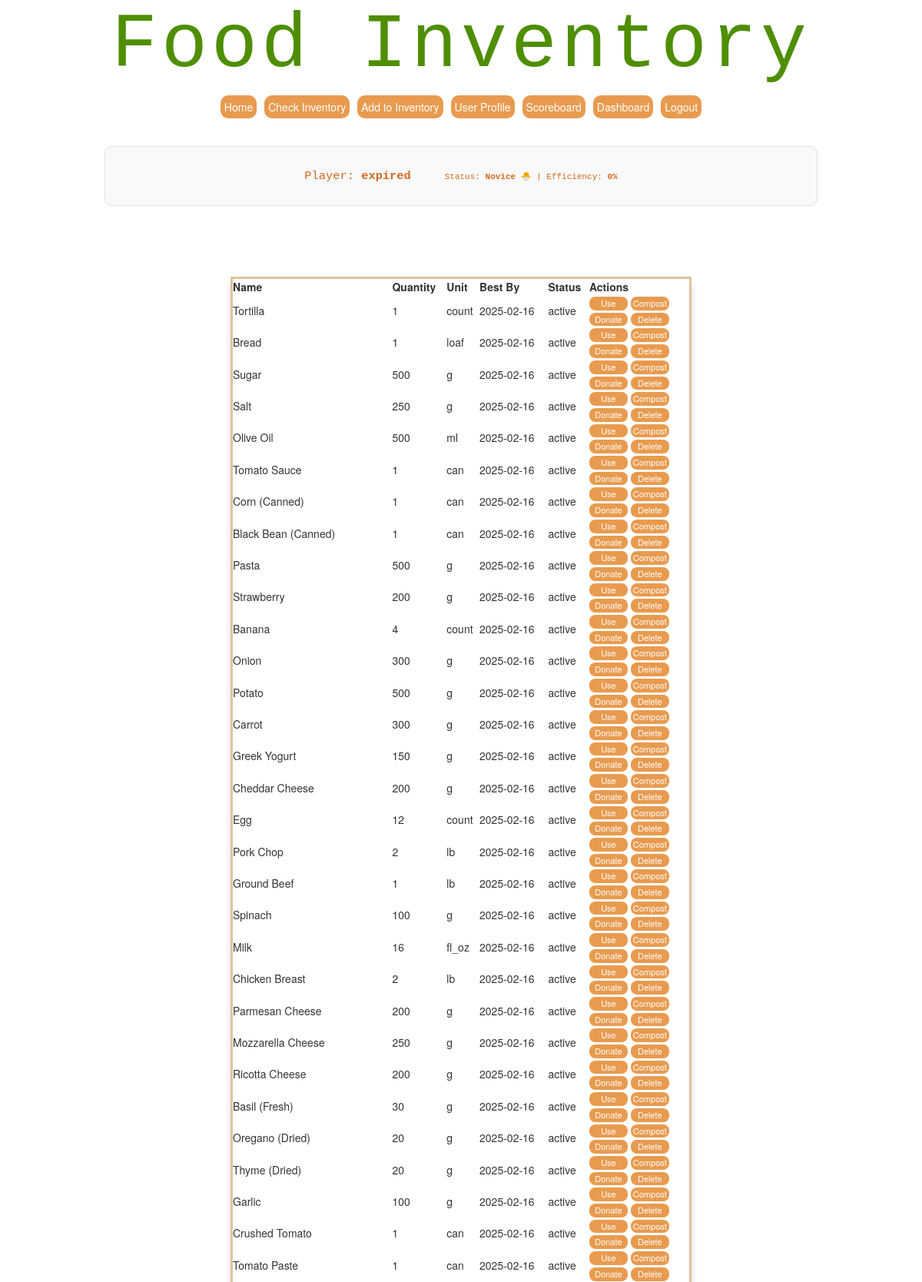
/inventory (signed in, upper part), run on the app's committed database.
### tables this page shows
CREATE TABLE players (
    id INTEGER PRIMARY KEY AUTOINCREMENT,
    name TEXT NOT NULL,
    username TEXT NOT NULL UNIQUE,
    password_hash TEXT NOT NULL,
    profile_picture TEXT,
    food_allergies TEXT "", 
    dietary_needs TEXT "",
    score REAL NOT NULL DEFAULT 0
, total_value_acquired REAL DEFAULT 0.0, total_value_saved REAL DEFAULT 0.0);

CREATE TABLE inventory (
    id INTEGER PRIMARY KEY AUTOINCREMENT,
    player_id INTEGER NOT NULL,
    name TEXT NOT NULL,
    category TEXT NOT NULL,
    quantity INTEGER NOT NULL,
    unit TEXT NOT NULL,
    measurement_type TEXT NOT NULL,
    quantity_grams REAL,
    quantity_ml REAL,
    purchase_date TEXT,
    best_by TEXT NOT NULL,
    raw_meat BOOLEAN DEFAULT 0,
    perishable BOOLEAN DEFAULT 1,
    opened BOOLEAN DEFAULT 0,
    donation_allowed BOOLEAN DEFAULT 1,
    decomposition_flag BOOLEAN DEFAULT 0,
    price REAL NOT NULL,
    status TEXT NOT NULL DEFAULT 'active',
    FOREIGN KEY (player_id) REFERENCES players(id)
);

### src/app.py (the view, shortened to what this page needs)
@app.route("/inventory",methods=["GET", "POST"])
@login_required
def inventory_page():
    from openrouterllm import Ai_Chat   #importing everything from openrouterllm
    from validator import recipe_validator #importing everything from openrouterllm
    player_id = session["player_id"]
    db = get_db()
    current_player = db.execute(
        "SELECT * FROM players WHERE id = ?", (player_id,)
    ).fetchone()
    items = db.execute(
        "SELECT * FROM inventory WHERE player_id = ? ORDER BY best_by ASC",
        (player_id,)
    ).fetchall()
    acquired = current_player['total_value_acquired'] or 0
    saved = current_player['total_value_saved'] or 0
    efficiency = (saved / acquired * 100) if acquired > 0 else 0
    tier = get_sustainability_tier(efficiency)
    Response = None     #So errors dont occur
    db.close()
    return render_template(
        "InventoryPage.html",
        items=items,
        current_player=current_player,
        Response=Response,
        efficiency=round(efficiency, 1),
        tier=tier
    )

### src/app.py (called while the page is built)
def get_db():
    conn = sqlite3.connect("src/instance/inventory.db")
    conn.row_factory = sqlite3.Row
    return conn

def get_sustainability_tier(efficiency):
    if efficiency >= 90: return "Eco-Legend 🏆"
    if efficiency >= 75: return "Eco-Warrior 🛡️"
    if efficiency >= 50: return "Apprentice 🌱"
    return "Novice 🐣"

def login_required(f):
    from functools import wraps
    @wraps(f)
    def wrapper(*args, **kwargs):
        if "player_id" not in session:
            return redirect("/login")
        return f(*args, **kwargs)
    return wrapper

### src/templates/InventoryPage.html (shortened to what this page needs)
{% extends '0-MainPageSetup.html' %}
{% block head %}
<link rel="stylesheet" href="{{ url_for('static', filename='css/homestyle.css') }}">
{% endblock %}
{% block body %}
<div class="welcome1">
    <h1>Food Inventory</h1>
    {% include 'Menu.html' %}
</div>
<div class="body">
    <center style="background: #f8f9fa; padding: 15px; border-radius: 10px; margin-bottom: 20px; border: 1px solid #e0e0e0;">
        <p class="text" style="font-size: 1.1em; margin: 0;">
            Player: <strong>{{ current_player.name }}</strong>
        </p>
        <p class="text" style="margin: 5px 0 0 0;">
            Status: <strong>{{ tier }}</strong> | Efficiency: <strong>{{ efficiency }}%</strong>
        </p>
    </center>
</div>
<div class="body">
    <div class="table-container">
        <table class="kawaii-table-wider" id="inventoryTable">
            <thead>
                <tr>
                    <th>Name</th>
                    <th>Quantity</th>
                    <th>Unit</th>
                    <th>Best By</th>
                    <th>Status</th>
                    <th>Actions</th>
                </tr>
            </thead>
            <tbody>
                {% for item in items %}
                <tr>
                    <td data-label="Name:">{{ item.name }}</td>
                    <td data-label="Quantity:">{{ item.quantity }}</td>
                    <td data-label="Unit:">{{ item.unit }}</td>
                    <td data-label="Best By Date:">{{ item.best_by }}</td>
                    <td data-label="Status:">{{ item.status }}</td>
                    <td>
                        {% if item.status == 'active' %}
                            <form action="{{ url_for('use_item', item_id=item.id, player_id=current_player.id) }}" method="POST" style="display:inline;">
                                <button type="submit" class="kawaii-lil-action-btn">Use</button>
                            </form>
                            <form action="{{ url_for('compost_item', item_id=item.id, player_id=current_player.id) }}" method="POST" style="display:inline;">
                                <button type="submit" class="kawaii-lil-action-btn">Compost</button>
                            </form><br>
                            <form action="{{ url_for('donate_item', item_id=item.id, player_id=current_player.id) }}" method="POST" style="display:inline;">
                                <button type="submit" class="kawaii-lil-action-btn">Donate</button>
                            </form>
                            <form action="{{ url_for('delete_item', item_id=item.id, player_id=current_player.id) }}" method="POST" style="display:inline;">
                                <button type="submit" class="kawaii-lil-action-btn">Delete</button>
                            </form>
                        {% endif %}
                    </td>
                </tr>
                {% endfor %}
            </tbody>
        </table>
    </div>
    <br /><br />
</div>
{% endblock %}

### src/static/css/mainstyle.css (style rules this page uses)
* { margin: 0; padding: 0; box-sizing: border-box; }
body { font-family: 'Andale Mono', 'Courier New', monospace; }
.body { width: 100%; max-width: 600px; margin: 0 auto; padding: 16px; }
.body .text { font-family: 'Andale Mono', 'Courier New', monospace; display: inline-block; text-align: center; padding: 12px 20px; margin: 10px auto; color: chocolate; font-size: 1.1rem; }

### src/static/css/homestyle.css (style rules this page uses)
* { margin: 0; padding: 0; box-sizing: border-box; }
.body { width: 100%; max-width: 80%; margin: 0 auto; padding: 16px; }
.table-container { width: 100%; max-width: 1430px; margin: 0 auto; display: flex; justify-content: center; overflow-x: auto; padding-bottom: 10px; }
.welcome1 { text-align: center; margin-bottom: 20px; }
.welcome1 h1 { display: inline-block; font-size: clamp(100px, 10vw, 80px); color: #4e8e00; font-family: 'Andale Mono', 'Courier New', monospace; overflow: hidden; white-space: normal; margin: 5px ; letter-spacing: 0.05em; animation: typing 3.5s steps(23, end),blink-caret 1s step-end infinite; }
.body .text { font-family: 'Andale Mono', 'Courier New', monospace; display: inline-block; text-align: center; padding: 12px 20px; margin: 10px auto; color: chocolate; font-size: 1.1rem; }
.kawaii-lil-action-btn { width: 50px; padding: 1px; background-color: #e89b4f; border: none; border-radius: 8px; color: white; font-size: 11px; cursor: pointer; transition: 0.2s; }
.kawaii-table-wider { width: 600px; margin: 40px auto; padding: 25px; background: ##e89b4f; border: 3px solid #e0c39c; border-radius: 12px; box-shadow: 0 4px 10px rgba(0,0,0,0.15); }
body { padding-bottom: 60px; }

### data on the page
players: name "expired"
inventory: name "Tortilla", quantity "1", unit "count", best_by "2025-02-16", status "active"
inventory: name "Bread", quantity "1", unit "loaf", best_by "2025-02-16", status "active"
inventory: name "Sugar", quantity "500", unit "g", best_by "2025-02-16", status "active"
inventory: name "Salt", quantity "250", unit "g", best_by "2025-02-16", status "active"
inventory: name "Olive Oil", quantity "500", unit "ml", best_by "2025-02-16", status "active"
inventory: name "Tomato Sauce", quantity "1", unit "can", best_by "2025-02-16", status "active"
inventory: name "Corn (Canned)", quantity "1", unit "can", best_by "2025-02-16", status "active"
inventory: name "Black Bean (Canned)", quantity "1", unit "can", best_by "2025-02-16", status "active"
inventory: name "Pasta", quantity "500", unit "g", best_by "2025-02-16", status "active"
inventory: name "Strawberry", quantity "200", unit "g", best_by "2025-02-16", status "active"
inventory: name "Banana", quantity "4", unit "count", best_by "2025-02-16", status "active"
inventory: name "Onion", quantity "300", unit "g", best_by "2025-02-16", status "active"
inventory: name "Potato", quantity "500", unit "g", best_by "2025-02-16", status "active"
inventory: name "Carrot", quantity "300", unit "g", best_by "2025-02-16", status "active"
inventory: name "Greek Yogurt", quantity "150", unit "g", best_by "2025-02-16", status "active"
inventory: name "Cheddar Cheese", quantity "200", unit "g", best_by "2025-02-16", status "active"
inventory: name "Egg", quantity "12", unit "count", best_by "2025-02-16", status "active"
inventory: name "Pork Chop", quantity "2", unit "lb", best_by "2025-02-16", status "active"
inventory: name "Ground Beef", quantity "1", unit "lb", best_by "2025-02-16", status "active"
inventory: name "Spinach", quantity "100", unit "g", best_by "2025-02-16", status "active"
inventory: name "Milk", quantity "16", unit "fl_oz", best_by "2025-02-16", status "active"
inventory: name "Chicken Breast", quantity "2", unit "lb", best_by "2025-02-16", status "active"
inventory: name "Parmesan Cheese", quantity "200", unit "g", best_by "2025-02-16", status "active"
inventory: name "Mozzarella Cheese", quantity "250", unit "g", best_by "2025-02-16", status "active"
inventory: name "Ricotta Cheese", quantity "200", unit "g", best_by "2025-02-16", status "active"
inventory: name "Basil (Fresh)", quantity "30", unit "g", best_by "2025-02-16", status "active"
inventory: name "Oregano (Dried)", quantity "20", unit "g", best_by "2025-02-16", status "active"
inventory: name "Thyme (Dried)", quantity "20", unit "g", best_by "2025-02-16", status "active"
inventory: name "Garlic", quantity "100", unit "g", best_by "2025-02-16", status "active"
inventory: name "Crushed Tomato", quantity "1", unit "can", best_by "2025-02-16", status "active"
inventory: name "Tomato Paste", quantity "1", unit "can", best_by "2025-02-16", status "active"

### other printed values
{{ tier }} "Novice 🐣"
{{ efficiency }} "0"
